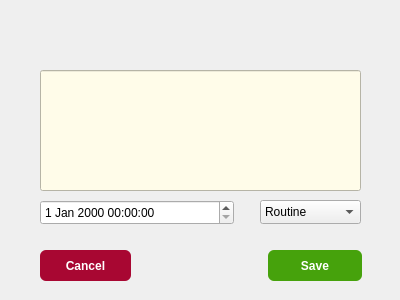
<?xml version="1.0" encoding="UTF-8"?>
<ui version="4.0">
 <class>editTask</class>
 <widget class="QDialog" name="editTask">
  <property name="geometry">
   <rect>
    <x>0</x>
    <y>0</y>
    <width>400</width>
    <height>300</height>
   </rect>
  </property>
  <property name="windowTitle">
   <string>Dialog</string>
  </property>
  <widget class="QPushButton" name="saveButton">
   <property name="geometry">
    <rect>
     <x>268</x>
     <y>250</y>
     <width>94</width>
     <height>31</height>
    </rect>
   </property>
   <property name="styleSheet">
    <string notr="true">font-weight: 700;
color: white;
background-color: rgb(70, 162, 12);
border-radius: 6px;
text-align: center;</string>
   </property>
   <property name="text">
    <string>Save</string>
   </property>
  </widget>
  <widget class="QLabel" name="background">
   <property name="geometry">
    <rect>
     <x>0</x>
     <y>0</y>
     <width>401</width>
     <height>401</height>
    </rect>
   </property>
   <property name="text">
    <string/>
   </property>
   <property name="pixmap">
    <pixmap resource="resources.qrc">:/img/img/woodTexture.jpg</pixmap>
   </property>
   <property name="scaledContents">
    <bool>true</bool>
   </property>
  </widget>
  <widget class="QDateTimeEdit" name="dateTimeEdit">
   <property name="geometry">
    <rect>
     <x>40</x>
     <y>200</y>
     <width>194</width>
     <height>25</height>
    </rect>
   </property>
  </widget>
  <widget class="QPushButton" name="cancelButton">
   <property name="geometry">
    <rect>
     <x>40</x>
     <y>250</y>
     <width>91</width>
     <height>31</height>
    </rect>
   </property>
   <property name="styleSheet">
    <string notr="true">font-weight: 700;
color: white;
background-color: rgb(168, 7, 50);
border-radius: 6px;
text-align: center;</string>
   </property>
   <property name="text">
    <string>Cancel</string>
   </property>
  </widget>
  <widget class="QLineEdit" name="lineEdit">
   <property name="geometry">
    <rect>
     <x>40</x>
     <y>70</y>
     <width>321</width>
     <height>121</height>
    </rect>
   </property>
   <property name="styleSheet">
    <string notr="true">background-color: rgb(255, 252, 233);</string>
   </property>
  </widget>
  <widget class="QComboBox" name="difficultyEdit">
   <property name="geometry">
    <rect>
     <x>260</x>
     <y>200</y>
     <width>101</width>
     <height>24</height>
    </rect>
   </property>
   <item>
    <property name="text">
     <string>Routine</string>
    </property>
   </item>
   <item>
    <property name="text">
     <string>Easy</string>
    </property>
   </item>
   <item>
    <property name="text">
     <string>Medium</string>
    </property>
   </item>
   <item>
    <property name="text">
     <string>Hard</string>
    </property>
   </item>
   <item>
    <property name="text">
     <string>Demon</string>
    </property>
   </item>
  </widget>
  <zorder>background</zorder>
  <zorder>dateTimeEdit</zorder>
  <zorder>cancelButton</zorder>
  <zorder>lineEdit</zorder>
  <zorder>difficultyEdit</zorder>
  <zorder>saveButton</zorder>
 </widget>
 <resources>
  <include location="resources.qrc"/>
 </resources>
 <connections/>
</ui>
